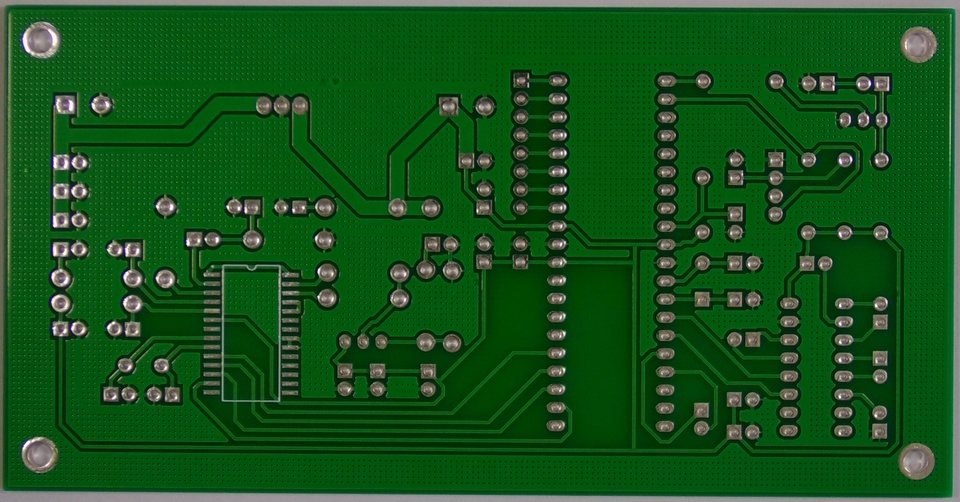
#> input picture PCB_DATASET/Reference/01.JPG, 960 x 502 px, shrunk from 3034 x 1586 before the run, found by its file name
$ python main.py
#> lines starting #> are read from the running program, lines starting #| are printed output that depends on the picture; after the words box and inside, x2 and y2 are one past the last pixel; in counts of white or black regions, pixels touching at a corner belong together
import cv2
import numpy as np
import os

# Gerekli yollar
reference_image_path = "./PCB_DATASET/Reference/01.jpg"
test_images_base_path = "./PCB_DATASET/rotation/"
output_path = "./PCB_DATASET/Results/"

# Çıkış klasörü oluştur
if not os.path.exists(output_path):
    os.makedirs(output_path)

# Referans görüntüsü kontrolü
reference_image = cv2.imread(reference_image_path, cv2.IMREAD_GRAYSCALE)
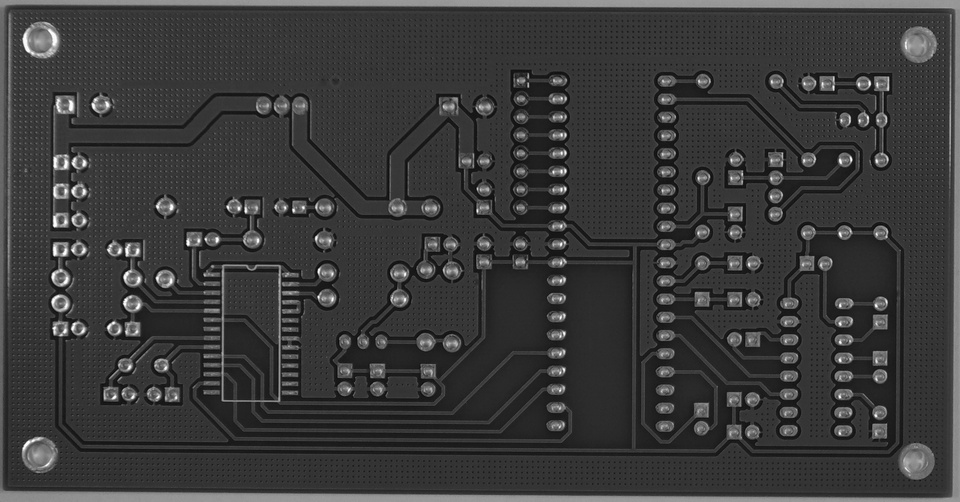
#> reference_image: shape (502, 960); min 5, max 255, mean 58.3
if reference_image is None:
    print("Referans görüntü bulunamadı. Programdan çıkılıyor.")
    exit()

# Test görüntülerini işle
for folder in os.listdir(test_images_base_path):
    folder_path = os.path.join(test_images_base_path, folder)

    if os.path.isdir(folder_path):
        # Her görüntü için işlemleri yap
        for image_name in os.listdir(folder_path):
            image_path = os.path.join(folder_path, image_name)
            test_image = cv2.imread(image_path, cv2.IMREAD_GRAYSCALE)
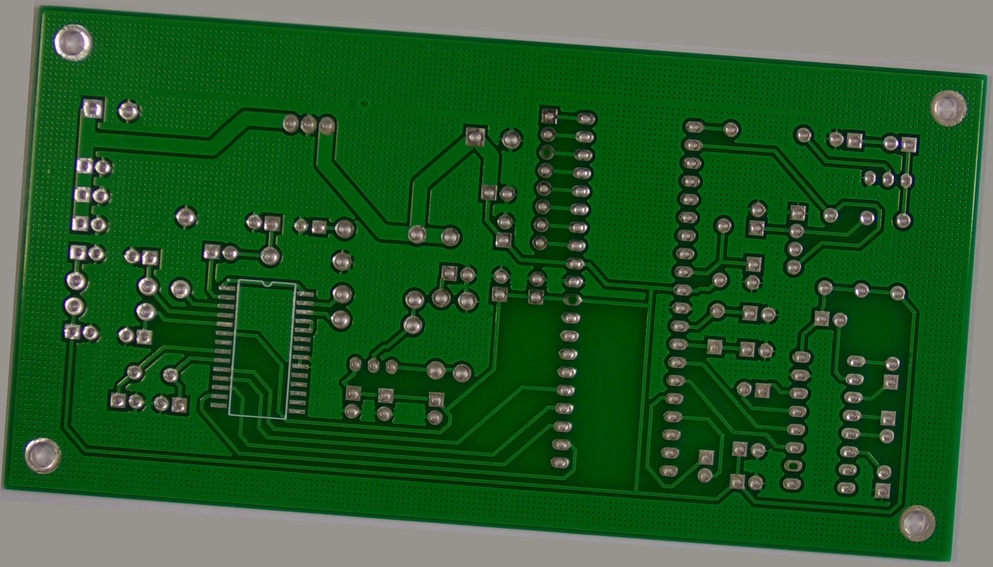
#> input picture PCB_DATASET/rotation/Missing_hole_rotation/01_missing_hole_01.jpg, 993 x 567 px, shrunk from 3137 x 1793 before the run
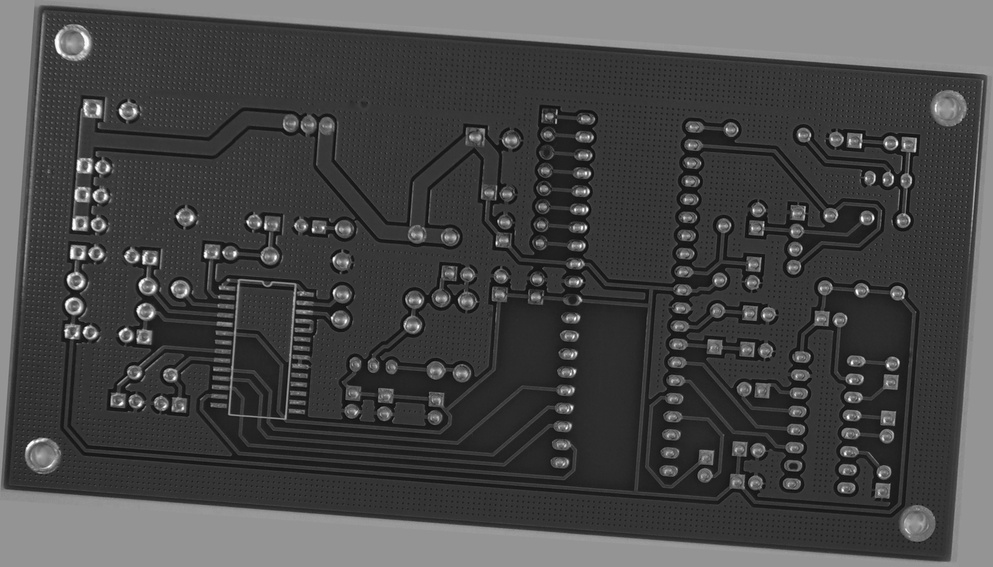
#> test_image: shape (567, 993); min 10, max 255, mean 71.4

            if test_image is None:
                print(f"Görüntü yüklenemedi: {image_path}")
                continue

            # Görüntü çakıştırma (İmage Registration) ORB ile
            orb = cv2.ORB_create()
            kp1, des1 = orb.detectAndCompute(reference_image, None)
#> kp1 = 500 keypoints; strongest (x, y, size): (54, 226, 31), (187, 244, 31), (55, 225, 44.6), (54, 255, 31)
            kp2, des2 = orb.detectAndCompute(test_image, None)
#> kp2 = 500 keypoints; strongest (x, y, size): (205, 256, 31), (73, 229, 31), (71, 257, 31), (73, 228, 37.2)

            if des1 is None or des2 is None:
                print(f"Özellik bulunamadı: {image_name}")
                continue

            # Özellik eşleme
            bf = cv2.BFMatcher(cv2.NORM_HAMMING, crossCheck=True)
            matches = bf.match(des1, des2)
#> matches = 340 matches
            matches = sorted(matches, key=lambda x: x.distance)

            if len(matches) < 4:
                print(f"Yeterli eşleşme yok: {image_name}")
                continue

            # Homografi hesaplama
            src_pts = np.float32([kp1[m.queryIdx].pt for m in matches[:10]]).reshape(-1, 1, 2)
#> src_pts = [[84, 190], [156, 278], [136.9, 330.9], [156, 206], [168.4, 279.5], [171, 205], [875, 415], [120, 248.4], [205.2, 238.8], [138, 277.2]]
            dst_pts = np.float32([kp2[m.trainIdx].pt for m in matches[:10]]).reshape(-1, 1, 2)
#> dst_pts = [[105, 195], [171, 288], [146.8, 338.4], [176, 216], [182.7, 290.2], [191, 216], [879, 475], [136.8, 255.6], [223.2, 252], [153.6, 285.6]]

            try:
                M, mask = cv2.findHomography(dst_pts, src_pts, cv2.RANSAC, 5.0)
#> M = [[0.982, 0.0667, -32.99], [-0.0667, 0.972, 5.69], [1.52e-05, -6e-05, 1]]; mask = [1, 1, 1, 1, 1, 1, 1, 1, 1, 1]
            except:
                print(f"Homografi bulunamadı: {image_name}")
                continue

            if M is None:
                print(f"Homografi başarısız: {image_name}")
                continue

            # Görüntüyü hizalama
            h, w = reference_image.shape
#> h = 502; w = 960
            aligned_test_image = cv2.warpPerspective(test_image, M, (w, h))
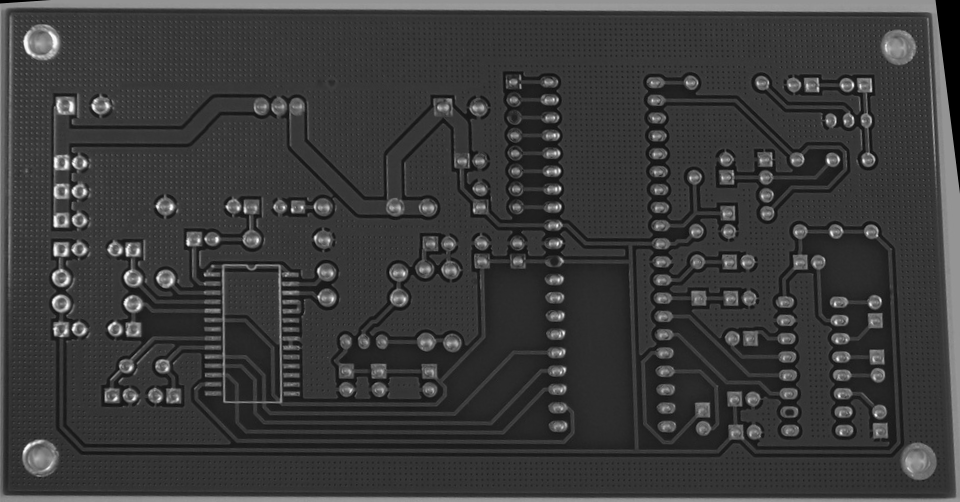
#> aligned_test_image: shape (502, 960); min 0, max 254, mean 58.8

            # Fark hesaplama
            diff = cv2.absdiff(reference_image, aligned_test_image)
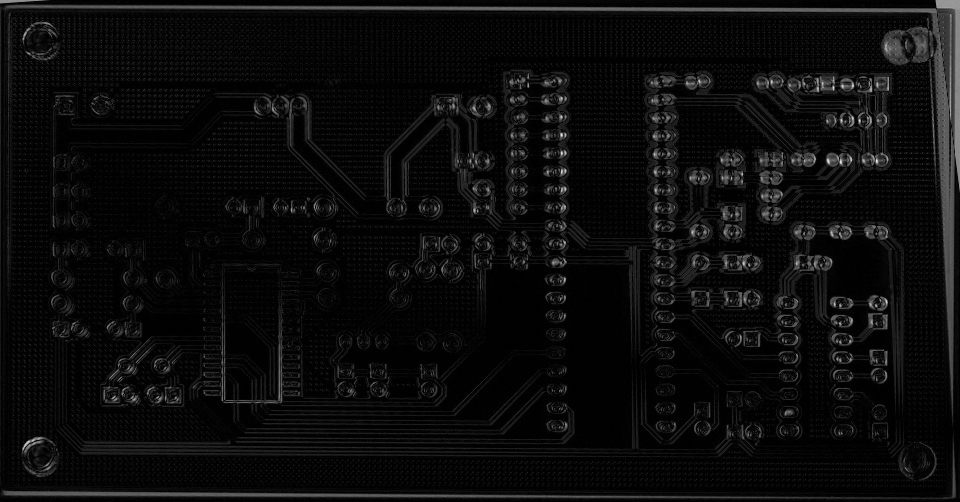
#> diff: shape (502, 960); min 0, max 235, mean 12.1
            _, thresh = cv2.threshold(diff, 50, 255, cv2.THRESH_BINARY)
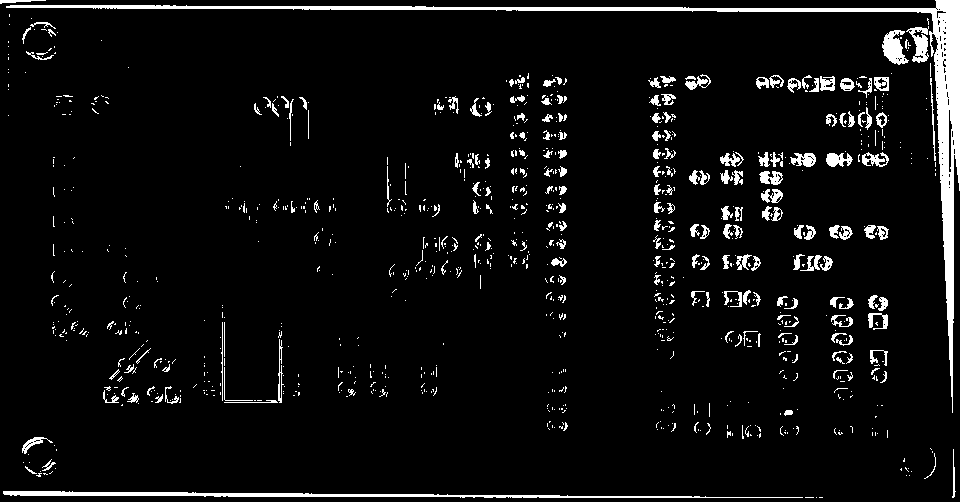
#> thresh: shape (502, 960); 5.7% white; 1024 white regions (827 under 20 px)

            # Kusur tespiti
            contours, _ = cv2.findContours(thresh, cv2.RETR_EXTERNAL, cv2.CHAIN_APPROX_SIMPLE)
#> contours = 1024 contours, 893 with area under 20; largest, box (x1, y1, x2, y2) and area: (6, 0, 960, 413) 7898, (3, 491, 803, 498) 1532, (882, 30, 909, 65) 494, (906, 26, 929, 63) 368, (826, 153, 853, 167) 214

            # Kusurları çiz
            result_image = cv2.cvtColor(reference_image, cv2.COLOR_GRAY2BGR)
            for cnt in contours:
                if cv2.contourArea(cnt) > 50:
                    x, y, w, h = cv2.boundingRect(cnt)
                    cv2.rectangle(result_image, (x, y), (x + w, y + h), (0, 0, 255), 2)
#> this loop made 1024 passes
#> (x, y, w, h) on passes 4, 28, 252, 272, 351, 358, 398, 406, 416, 489, 493, 495: (3, 491, 800, 7), (22, 437, 31, 17), (870, 350, 18, 16), (278, 339, 6, 64), (831, 315, 22, 12), (868, 313, 20, 17), (878, 297, 10, 14), (868, 295, 10, 14), (724, 291, 18, 16), (551, 258, 16, 9), (820, 256, 13, 15), (751, 256, 10, 15)
#> cnt on passes 1, 2, 3, 5, 6, 9: [[819, 497], [822, 497]], [[816, 497]], [[805, 497], [813, 497]], [[909, 475]], [[906, 475]], [[911, 471]]
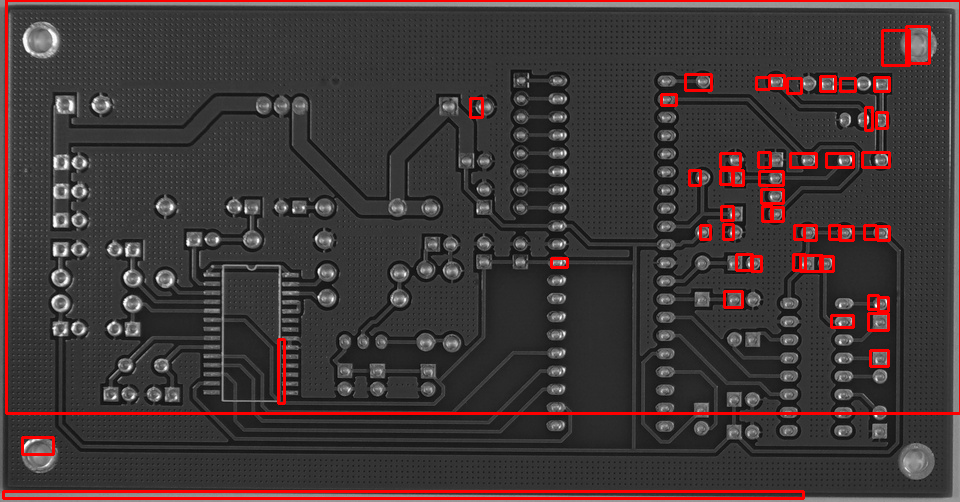
#> result_image: shape (502, 960, 3); mean B, G, R 55, 55, 65.5

            # Sonuçları kaydet
            save_folder = os.path.join(output_path, folder)
            if not os.path.exists(save_folder):
                os.makedirs(save_folder)

            result_path = os.path.join(save_folder, f"result_{image_name}")
            cv2.imwrite(result_path, result_image)
            print(f"Kaydedildi: {result_path}")

print("Tüm dosyalar Results klasörüne kaydedildi.")
